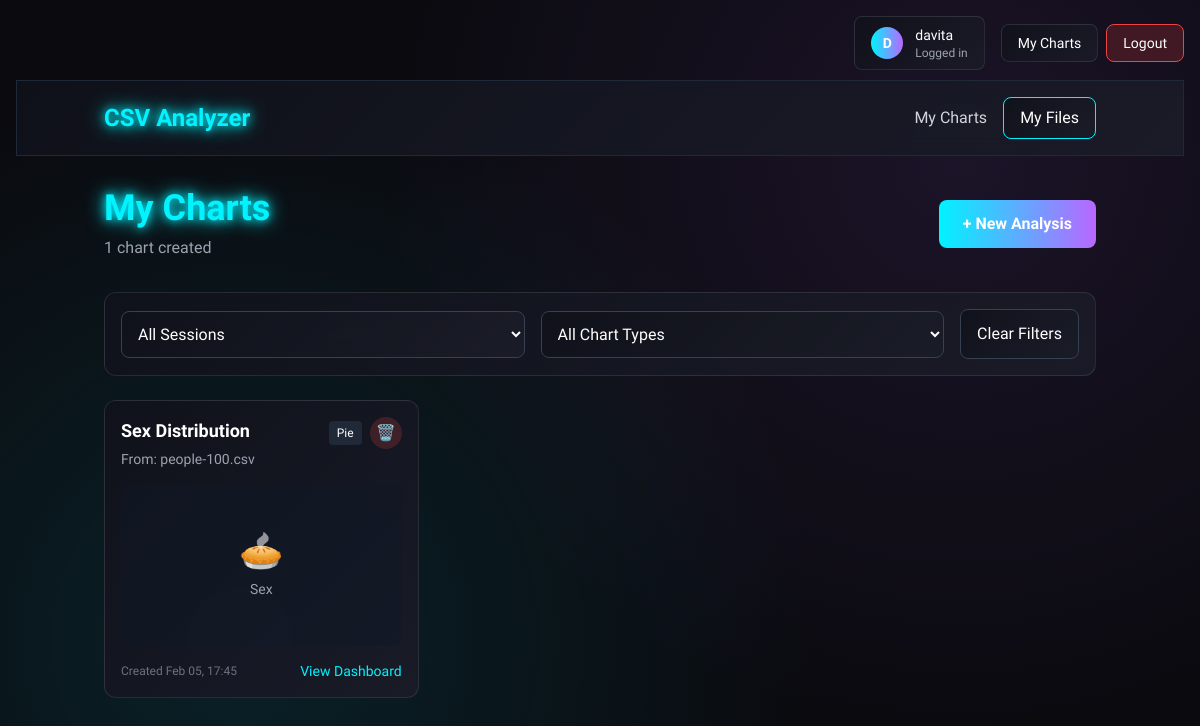
The page /my-charts/ (signed in) on the database its author committed.
### app1/models.py (models this page shows, shortened)
class Chart(models.Model):
    CHART_TYPES = [
        ('line', 'Line Chart'),
        ('bar', 'Bar Chart'),
        ('pie', 'Pie Chart'),
        ('doughnut', 'Doughnut Chart'),
        ('histogram', 'Histogram'),
        ('area', 'Area Chart'),
    ]
    session = models.ForeignKey(AnalysisSession, on_delete=models.CASCADE)
    user = models.ForeignKey(User, on_delete=models.CASCADE)
    title = models.CharField(max_length=200)
    chart_type = models.CharField(max_length=50, choices=CHART_TYPES)
    x_column = models.CharField(max_length=100)
    y_column = models.CharField(max_length=100, null=True, blank=True)
    config = models.JSONField(default=dict)
    created_at = models.DateTimeField(auto_now_add=True)
    class Meta:
        ordering = ['-created_at']

class AnalysisSession(models.Model):
    csv_file = models.ForeignKey(CSVFile, on_delete=models.CASCADE)
    user = models.ForeignKey(User, on_delete=models.CASCADE, null=True, blank=True)
    created_at = models.DateTimeField(auto_now_add=True)
    chart_configs = models.JSONField(default=list)
    dashboard_layout = models.JSONField(default=list)

class CSVFile(models.Model):
    user = models.ForeignKey(User, on_delete=models.CASCADE, null=True, blank=True)
    name = models.CharField(max_length=255)
    original_filename = models.CharField(max_length=255)
    file = models.FileField(upload_to='csv_files/')
    uploaded_at = models.DateTimeField(auto_now_add=True)
    size = models.IntegerField()
    rows = models.IntegerField(default=0)
    columns = models.IntegerField(default=0)
    column_types = models.JSONField(default=dict)

### app1/views.py (the view)
# urls.py: path('my-charts/', views.my_charts, name='my_charts'),
@login_required
def my_charts(request):
    charts = Chart.objects.filter(user=request.user).order_by('-created_at')
    sessions = AnalysisSession.objects.filter(user=request.user).distinct()
    context = {
        'charts': charts,
        'sessions': sessions,
        'total_charts': charts.count(),
    }
    return render(request, 'my_charts.html', context)

### app1/templates/my_charts.html (shortened to what this page needs)
{% extends 'base.html' %}
{% block content %}
<div class="min-h-screen relative">
    <nav class="gradient-bg border-b border-gray-800">
        <div class="container mx-auto px-4 py-4">
            <div class="flex justify-between items-center">
                <a href="/" class="text-2xl font-bold neon-text" style="color: var(--neon-blue);">CSV Analyzer</a>
                <div class="flex items-center space-x-4">
                    <span class="text-gray-300">My Charts</span>
                    <a href="{% url 'my_files' %}"
                       class="px-4 py-2 gradient-bg border border-neon-blue rounded-lg hover:border-neon-blue transition-all duration-300">
                        My Files
                    </a>
                </div>
            </div>
        </div>
    </nav>
    <div class="container mx-auto px-4 py-8">
        <div class="flex justify-between items-center mb-8">
            <div>
                <h1 class="text-4xl font-bold mb-2 neon-text" style="color: var(--neon-blue);">My Charts</h1>
                <p class="text-gray-400">{{ total_charts }} chart{{ total_charts|pluralize }} created</p>
            </div>
            <div class="flex space-x-3">
                <a href="/"
                   class="px-6 py-3 bg-gradient-to-r from-neon-blue to-neon-purple rounded-lg font-bold hover:scale-105 transition-transform duration-300">
                    + New Analysis
                </a>
            </div>
        </div>
        {% if charts %}
        <div class="gradient-bg rounded-xl p-4 mb-6">
            <div class="flex flex-wrap gap-4 items-center">
                <div class="flex-1 min-w-[200px]">
                    <select id="sessionFilter" class="w-full gradient-bg border border-gray-700 rounded-lg p-3">
                        <option value="">All Sessions</option>
                    </select>
                </div>
                <div class="flex-1 min-w-[200px]">
                    <select id="typeFilter" class="w-full gradient-bg border border-gray-700 rounded-lg p-3">
                        <option value="">All Chart Types</option>
                    </select>
                </div>
                <button onclick="clearFilters()"
                        class="px-4 py-3 gradient-bg border border-gray-700 rounded-lg hover:border-neon-blue transition-all duration-300">
                    Clear Filters
                </button>
            </div>
        </div>
        <div class="grid grid-cols-1 md:grid-cols-2 lg:grid-cols-3 gap-6" id="chartsContainer">
            {% for chart in charts %}
            <div class="gradient-bg rounded-xl p-4 hover:scale-[1.02] transition-transform duration-300 chart-card"
                 data-session="{{ chart.session.id }}" data-type="{{ chart.chart_type }}">
                <div class="flex justify-between items-start mb-4">
                    <div class="flex-1">
                        <h3 class="font-bold text-lg mb-1">{{ chart.title }}</h3>
                        <p class="text-sm text-gray-400">
                            From: {{ chart.session.csv_file.name }}
                        </p>
                    </div>
                    <div class="flex items-center space-x-2">
                        <span class="px-2 py-1 bg-gray-800 rounded text-xs">
                            {{ chart.chart_type|title }}
                        </span>
                        <button onclick="showDeleteModal({{ chart.id }}, '{{ chart.title|escapejs }}')"
                                class="w-8 h-8 rounded-full bg-red-500/20 flex items-center justify-center hover:bg-red-500 transition-colors duration-300">
                            🗑️
                        </button>
                    </div>
                </div>
                <div class="h-40 mb-4 rounded-lg bg-gray-900/50 flex items-center justify-center">
                    <div class="text-center">
                        <div class="text-4xl mb-2">
                            {% if chart.chart_type == 'bar' %}📊
                            {% elif chart.chart_type == 'line' %}📈
                            {% elif chart.chart_type == 'pie' %}🥧
                            {% elif chart.chart_type == 'doughnut' %}🍩
                            {% elif chart.chart_type == 'histogram' %}📋
                            {% else %}📊{% endif %}
                        </div>
                        <p class="text-gray-400 text-sm">
                            {{ chart.x_column }}{% if chart.y_column %} × {{ chart.y_column }}{% endif %}
                        </p>
                    </div>
                </div>
                <div class="flex justify-between items-center">
                    <div class="text-xs text-gray-500">
                        Created {{ chart.created_at|date:"M d, H:i" }}
                    </div>
                    <div class="flex space-x-2">
                        <a href="{% url 'dashboard' chart.session.id %}"
                           class="text-sm text-neon-blue hover:text-neon-purple transition-colors">
                            View Dashboard
                        </a>
                    </div>
                </div>
            </div>
            {% endfor %}
        </div>
        {% endif %}
    </div>
</div>
{% endblock %}

### app1/templates/base.html (shortened to what this page needs)
<!DOCTYPE html>
<html lang="en">
<head>
    <script src="https://cdn.tailwindcss.com/3.4.0"></script>
</head>
<body>
    <div class="fixed top-4 right-4 z-40">
        {% if user.is_authenticated %}
        <div class="flex items-center space-x-4">
            <div class="gradient-bg rounded-lg px-4 py-2 flex items-center space-x-3">
                <div class="w-8 h-8 rounded-full bg-gradient-to-r from-neon-blue to-neon-purple flex items-center justify-center">
                    <span class="text-sm font-bold">{{ user.username|first|upper }}</span>
                </div>
                <div class="hidden md:block">
                    <div class="text-sm font-medium">{{ user.username }}</div>
                    <div class="text-xs text-gray-400">Logged in</div>
                </div>
            </div>
            <div class="flex space-x-2">
                <a href="{% url 'my_charts' %}"
                   class="px-4 py-2 gradient-bg rounded-lg text-sm hover:scale-105 transition-transform duration-300 no-select">
                    My Charts
                </a>
                <a href="{% url 'logout' %}"
                   class="px-4 py-2 bg-red-500/20 border border-red-500 rounded-lg text-sm hover:bg-red-500/30 transition-colors no-select">
                    Logout
                </a>
            </div>
        </div>
        {% endif %}
    </div>
    <div class="matrix-bg" id="matrixCanvas"></div>
    <main class="relative z-10 pt-20 pb-10 px-4 min-h-screen">
        {% block content %}{% endblock %}
    </main>
</body>
</html>

### app1/templates/base.html (style rules this page uses)
:root { --neon-blue: #00f3ff; --neon-purple: #b967ff; --neon-pink: #ff00ff; --dark-bg: #0a0a0f; --card-bg: rgba(16, 18, 27, 0.8); }
* { margin: 0; padding: 0; box-sizing: border-box; }
body { font-family: 'Exo 2', 'Exo 2', sans-serif; background-color: var(--dark-bg); color: white; min-height: 100vh; overflow-x: hidden; background-image: radial-gradient(circle at 20% 80%, rgba(0, 243, 255, 0.1) 0%, transparent 50%), radial-gradient(circle at 80% 20%, rgba(185, 103, 255, 0.1) 0%, transparent 50%); }
.neon-text { text-shadow: 0 0 10px currentColor, 0 0 20px currentColor; }
.gradient-bg { background: linear-gradient(135deg, rgba(16, 18, 27, 0.95) 0%, rgba(26, 28, 40, 0.95) 100%); backdrop-filter: blur(10px); border: 1px solid rgba(255, 255, 255, 0.1); }
.matrix-bg { position: fixed; top: 0; left: 0; width: 100%; height: 100%; z-index: -1; opacity: 0.05; pointer-events: none; }
.no-select { user-select: none; }

### rows shown on the page
Chart: title "Sex Distribution", session.csv_file.name "people-100.csv", chart_type "Pie", x_column "Sex", created_at "Feb 05, 17:45"

### other values the page prints
{{ user.username|first|upper }} "D"
{{ user.username }} "davita"
{{ total_charts }} "1"
